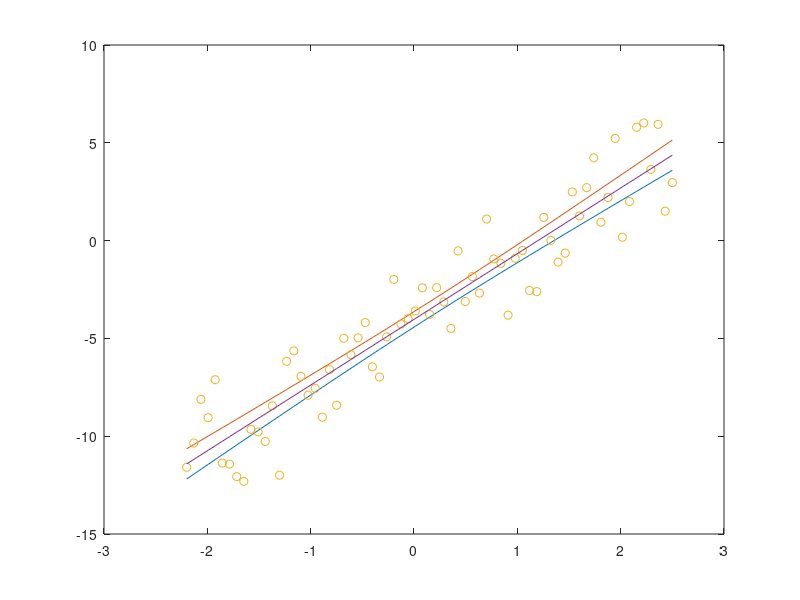

This figure's MATLAB source:
clc;
clear;

% Input
x_min = -2.2;
x_max = 2.5;
n = 69;
c1=3.5; 
c2=-4.2; 
s = 1.5;

X = (x_min : (x_max - x_min) / (n - 1) : x_max)';
y = c2 + c1 * X;

% Experimental data generation
Z = s * randn(n,1); 
Y = y + Z;
% Control:
plot(X, y, X, Y);

% Reсovering the function y
xn = mean(X);
yn = mean(Y); 
cov = (X - xn)' * (Y - yn) / (n - 1);
b = cov / (std(X)^2);
Yn = yn + b * (X - xn);

% Assessment in the matlab package.
m=1;
cn = polyfit(X, Y, m);
Ynn = polyval(cn, X);
% Control:
plot(X, Y, '+', X, y, X, Yn, X, Ynn, 'o');

e = Yn - Y;
sp = e'*Yn;

% Assessment of noise level.
sn = sqrt(e' * e / (n - 2)); %сравнить с s

% Confidence bounds
ta = 1.96;
ha = ta * (sn / sqrt(n));
da = ha * (1 + (X - xn).^2 / (std(X)^2)).^(1 / 2);
Yn1 = Yn - da;
Yn2 = Yn + da;
plot(X, Yn1, X, Yn2, X, Y, 'o', X, Yn)

% Output
printf("Real coefficients: %d, %d\n", c1, c2);
printf("Calculated coefficients: %d, %d\n", cn(1), cn(2));
printf("Calculated coefficients with Matlab: %d, %d\n", b, yn - b * xn); 
printf("Scalar product: %d\n", sp);
printf("Read noise level: %d\n", s);
printf("Calculated noise level: %d\n", sn);